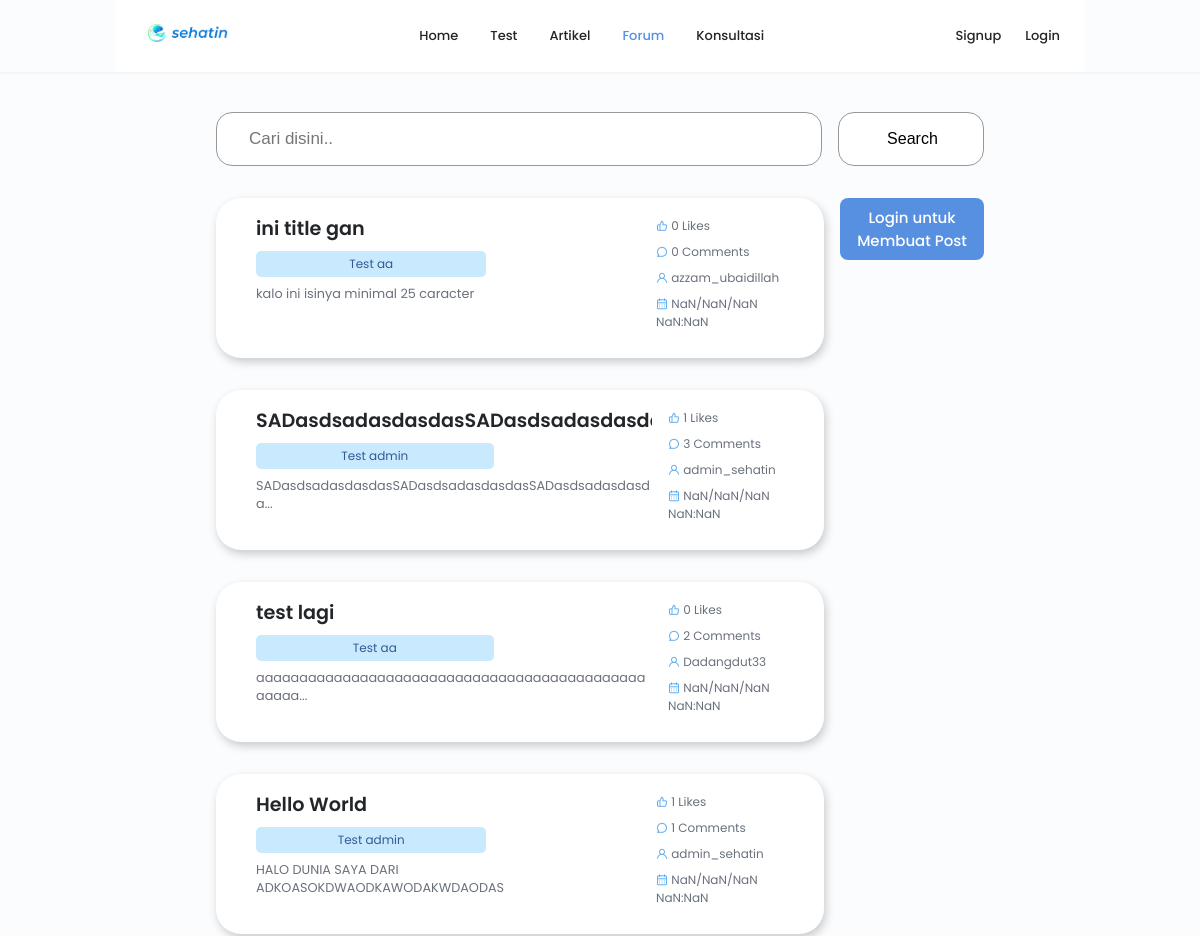
Page /forum (upper part) on the earlier database version.
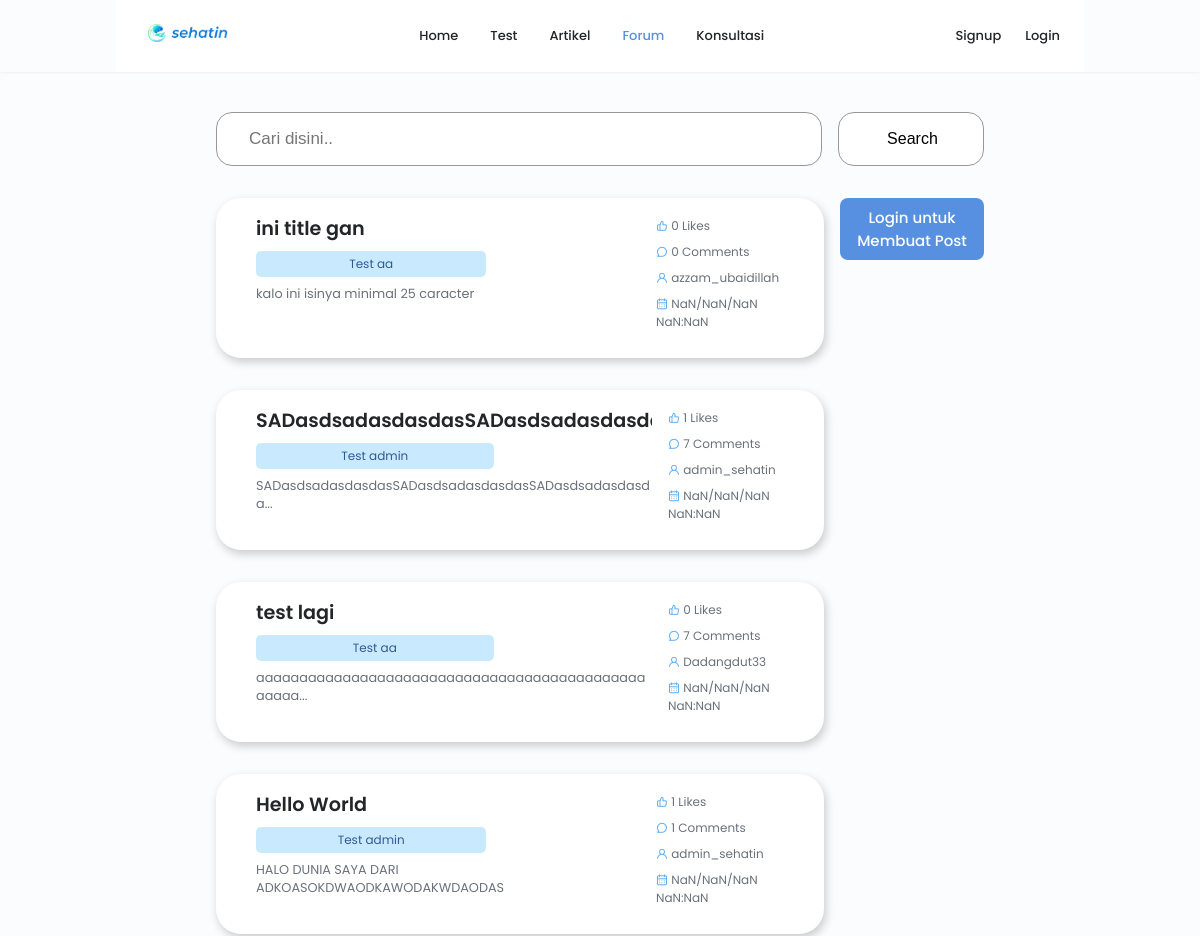
Same page on the later database version.
### sehat_in_webproject/models.py (models this page shows)
class Forum(models.Model): # Post
    id = models.AutoField(primary_key=True)
    title = models.CharField(max_length=200)
    content = models.TextField()
    tag = models.ForeignKey(Tag, on_delete=models.CASCADE, null=True, blank=True)
    user = models.ForeignKey(User, on_delete=models.SET_NULL, null=True)
    likes = models.IntegerField(default=0)
    comments = models.IntegerField(default=0)
    created_at = models.DateTimeField(auto_now_add=True)
    updated_at = models.DateTimeField(auto_now=True)

class Tag(models.Model): # Tag of a post, will be generated by admin only
    name = models.CharField(max_length=50)
    type = models.CharField(max_length=50)
    adminOnly = models.BooleanField(default=False)

### sehat_in_webproject/views.py (the view)
# urls.py: path('forum', views.forum, name='forum'),
def forum(request):
    tags = Tag.objects.filter(type="Forum")
    if request.user.is_authenticated:
        notifications = Notification.objects.filter(user=request.user).order_by('-created_at')
    else:
        notifications = None
    searching = False
    q = None
    if request.GET.get('q'):
        query = request.GET.get('q')
        paginator = Paginator(Forum.objects.filter(title__icontains=query).order_by('-created_at'), 25)
        page = request.GET.get('page')
        posts = paginator.get_page(page)
        searching = True
        q = query
        if paginator.count == 0:
            messages.info(request, 'No result found')
            return redirect('/forum')
    else:
        paginator = Paginator(Forum.objects.all().order_by('-created_at'), 25)
        page = request.GET.get('page')
        posts = paginator.get_page(page)
    return render(request, 'forum/index.html', {'posts': posts, 'tags': tags, 'searching': searching, 'notifications': notifications, 'q': q})

### sehat_in_webproject/templatetags/space_to_dash.py (called while the page is built)
@register.filter
def space_to_dash(value):
    return value.replace(" ","-")

### templates/forum/index.html (shortened to what this page needs)
<!DOCTYPE html>
<html lang="en">
{% load static %}
{% load space_to_dash %}
<head>
    <link rel="stylesheet" href="{% static 'css/swiper-bundle.min.css' %}">
    <link rel="stylesheet" href="https://unicons.iconscout.com/release/v4.0.0/css/line.css">
    <link rel="stylesheet" href="{% static 'css/styles.css' %}">
    <link rel="stylesheet" href="{% static 'css/header.css' %}">
    <link rel="stylesheet" href="{% static 'css/footer.css' %}">
    <link rel="stylesheet" href="{% static 'css/forum.css' %}">
</head>
<body>
    {% include 'templates/header.html' %}
    <form action="/forum" method="get">
        <section class="container search__container">
            <input type="text" name="q" placeholder="Cari disini.." value={% if q %}{{q}}{% endif %}>
            <button type="submit">Search</button>
        </section>
    </form>
    {% if searching %}
    <section class="container" style="margin-top: 10px;">
        <div>
            <a href="/forum">⟵ Kembali ke Forum</a>
        <div>
    </section>
    <main class="container flex" style="margin-top: 5px;">
    {% else %}
    <main class="container flex">
    {% endif %}
    {% if posts %}
        <div class="container__forum">
        {% for post in posts %}
            <div class="container__card">
                <div class="forum__about">
                    <a href="/forum/{{ post.id }}"><h1>{{ post.title }}</h1></a>
                    <a class="forum__category" href="/forum/tag/{{ post.tag.name|space_to_dash }}">{{ post.tag.name }}<a>
                    <p id="post-{{post.id}}">
                    </p>
                </div>
                <div class="forum__info">
                    <div>
                        <i class="uil uil-thumbs-up"></i>
                        {{ post.likes }} Likes
                    </div>
                    <div>
                        <i class="uil uil-comment"></i>
                        {{ post.comments }} Comments
                    </div>
                    <div>
                        <i class="uil uil-user"></i>
                        {% if post.user == null %}deleted{% else %}{{ post.user }}{% endif %}
                    </div>
                    <div>
                        <i class="uil uil-calendar-alt"></i>
                        <span id="date-{{ post.id }}">{{ post.created_at.isoformat }}</span>
                    </div>
                </div>
            </div>
            {% endfor %}
        {% endif %}
        </div>
        <div class="container__forum__button">
            {% if user.is_authenticated %}
            <a href="/forum/create" class="create button button--flex">
                Buat Post
            </a>
            <a href="/profile/{{ user.username}}/posts" class="your__post button button--flex">
                Post Anda
            </a>
            <a class="your__post button button--flex" style="background-color: #fbfcfe"></a>
            {% else %}
            <a href="/auth/login" class="create button button--flex" style="text-align:center;">
                Login untuk Membuat Post
            </a>
            <a class="your__post button button--flex" style="background-color: #fbfcfe"></a>
            {% endif %}
        </div>
    </main>
</body>
</html>

Differences in the rows shown:
changed Forum "SADasdsadasdasdasSADasdsadasdasdasSADasdsadasdasdasSADasdsadasdasdas": comments "3" → "7"
changed Forum "test lagi": comments "2" → "7"
